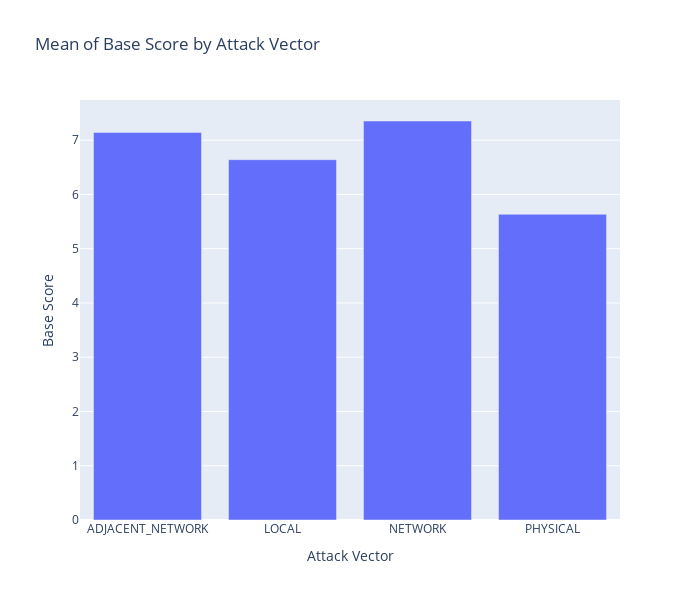

This figure's notebook cell:
### Code cell
mean_df_base_score = dt_analyzer.calculate_mean_category(dataFrame, "attackVector", "baseScore", "Attack Vector", "Base Score")
dt_analyzer.show_bar_chart(mean_df_base_score, "Attack Vector", "Base Score", 700, 600, "Mean of Base Score by Attack Vector")

### Figure 1 — Plotly figure (JSON) as saved in the notebook; plotly's stock layout.template omitted (floating-point values rounded to 4 significant figures)
{"data": [{"alignmentgroup": "True", "hovertemplate": "Attack Vector=%{x}<br>Base Score=%{y}<extra></extra>", "legendgroup": "", "marker": {"color": "#636efa", "pattern": {"shape": ""}}, "name": "", "offsetgroup": "", "orientation": "v", "showlegend": false, "textposition": "auto", "type": "bar", "x": ["ADJACENT_NETWORK", "LOCAL", "NETWORK", "PHYSICAL"], "xaxis": "x", "y": [7.144, 6.641, 7.354, 5.635], "yaxis": "y"}], "layout": {"barmode": "relative", "height": 600, "legend": {"tracegroupgap": 0}, "title": {"text": "Mean of Base Score by Attack Vector"}, "width": 700, "xaxis": {"anchor": "y", "domain": [0, 1], "title": {"text": "Attack Vector"}}, "yaxis": {"anchor": "x", "domain": [0, 1], "title": {"text": "Base Score"}}}}
